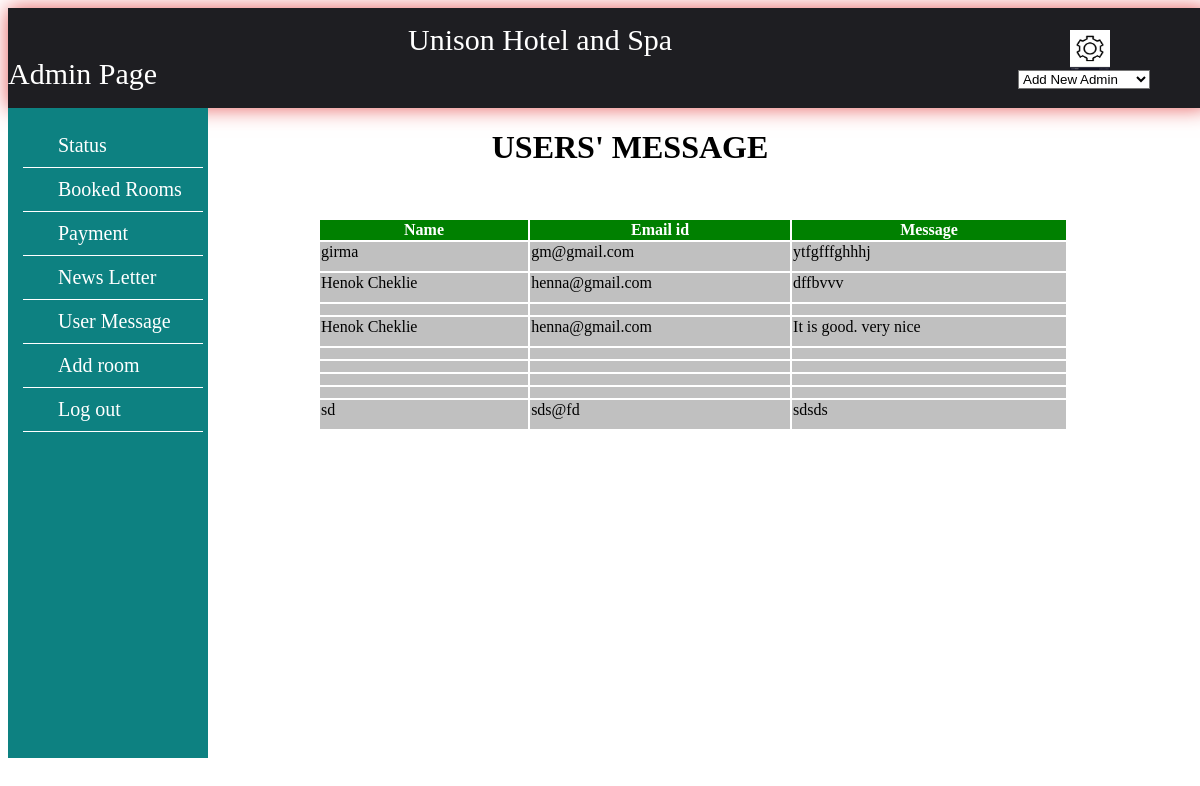
/admin/mess.php (signed in), run on the app's committed database.
### tables this page shows
CREATE TABLE `mess` (
  `uname` varchar(30) NOT NULL,
  `email` varchar(35) NOT NULL,
  `message` varchar(500) NOT NULL
);

### admin/mess.php (the view, shortened to what this page needs)
<!DOCTYPE html>
<html lang="en">
<head>
    <link rel="stylesheet" href="Admin.css">
</head>
<body>
<div id="header" style="position:fixed;">
		<label>Unison<span> Hotel </span> and Spa</label><br>
		<label>Admin Page</label>
    </div>
    <div id="leftnav">
		<ul>
			<li><a href="home.php">Status </a></li>
			<li><a href="roombook.php">Booked Rooms</a></li>
			<li><a href="payment.php">Payment</a></li>
            <li class="out"><a href="new.php">News Letter</a>
        </li>
			<li><a href="mess.php">User Message</a></li>
            <li class="out"><a href="add room.php">Add room</a>
        </li>
			<li><a href="logout.php">Log out</a></li>
		</ul>
	</div>
    <img style="top:30px; right:90px; position:fixed;background-color:white;width:40px;height:40px;" id="div1" src="setting.png" >
    <select onchange="location = this.value;" style="top:70px; right:50px; position:fixed;background-color:white;>
		<option value="">setting</option>
        <option value="add.php">Add New Admin</option><br><br>
	  </select>
<?php
     $conn=mysqli_connect("localhost","root","","hotel");
     $contact="SELECT * FROM mess";
     $ret=mysqli_query($conn,$contact);
if (mysqli_num_rows($ret) > 0) {
?>
<div class="d1"> <center> <h1>USERS' MESSAGE</h1> </center>
<table >
<tr>
<th>Name</th>
<th>Email id</th>
<th>Message</th>
</tr>
<?php
while($row = mysqli_fetch_array($ret)) {
?>
<tr>
<td><?php echo $row["uname"]; ?></td>
<td><?php echo $row["email"]; ?></td>
<td><?php echo $row["message"]; ?></td>
</tr>
<?php
}
?>
</table>
</div>
<?php
}
else{
echo "No result found";
}
?>
</body>
</html>

### admin/Admin.css (style rules this page uses)
#header { height:100px; width:100%; background-color:rgb(30, 30, 34); color:#fff; text-indent:400px; box-shadow:0px 0px 20px 0px rgb(230, 91, 91); }
#header label { position:relative; top:15px; color:#fff; text-indent:80px; font-size:30px; font-family:'Times New Roman', Times, serif; }
body { background-color:white; }
#leftnav { margin-top: 100px; position:fixed; background-color:rgb(13, 129, 129); width:200px; height:650px; }
#leftnav ul { list-style-type:none; text-indent:35px; right:25px; position:relative; }
#leftnav ul li { border-bottom:1px solid #fff; padding-top:10px; padding-bottom:10px; width:180px; }
#leftnav ul li a { text-decoration:none; color:#fff; font-size:20px; }

### admin/mess.php (style rules this page uses)
body { background-color:white; }
table { padding-top:30px; width:1000px; padding-left:250px; }
th { background-color:green; color:white; }
td { padding-bottom:10px; background-color:silver; }
.d1 { width:1200; padding-top:100px; padding-left:60px; background-color:white; }

### data on the page
mess: uname "girma", email "gm@gmail.com", message "ytfgfffghhhj"
mess: uname "Henok Cheklie", email "henna@gmail.com", message "dffbvvv"
mess: uname "Henok Cheklie", email "henna@gmail.com", message "It is good. very nice"
mess: uname "sd", email "sds@fd", message "sdsds"
